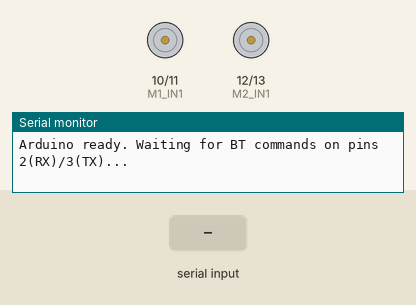
Recording of a sketch running on a simulated Arduino Uno, built with avr-gcc and run on an emulated ATmega328P. Parts: motor-driver pin pairs drawn as motors (green arrow = first pin HIGH = forward, orange = second pin HIGH = backward, longer = more drive), the last lines printed to the serial monitor. The inputs (shaded band) are chosen by the test bench.

Above: at 1.3 s.
1.4 s: "f\n" received over Serial
At 2.6 s:
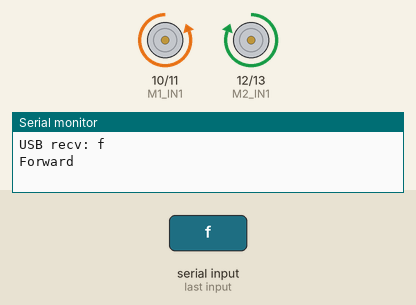
2.9 s: "b\n" received over the second serial link
At 3.9 s:
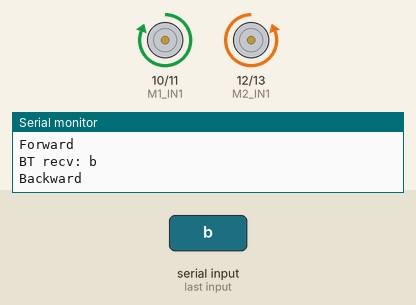
4.4 s: "r\n" received over Serial
At 5.0 s:
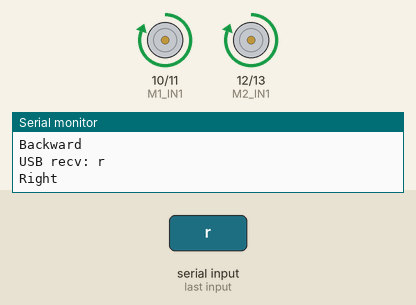
5.9 s: "l\n" received over the second serial link
At 7.1 s:
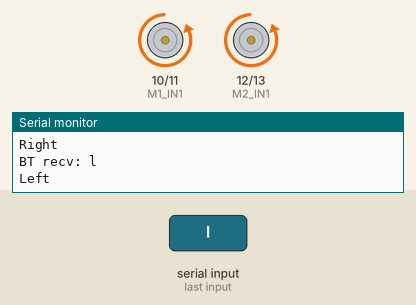
7.4 s: "b\n" received over Serial
At 8.5 s:
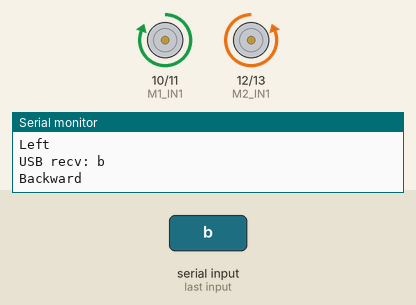
8.9 s: "f\n" received over the second serial link
At 9.6 s:
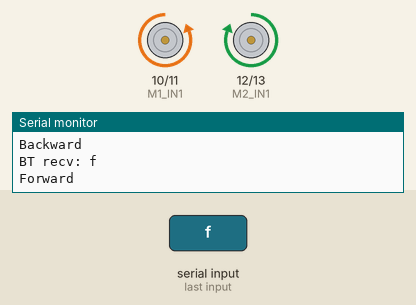
Timing chart, 0 to 11.4 s (numbered marks = the images above; inputs shaded):
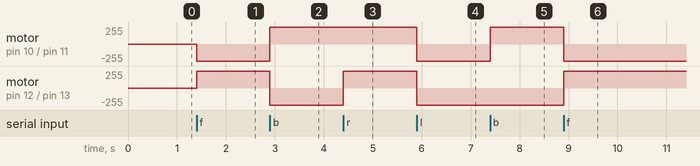

Measured:
- after the input at 1.4 s, motor on pin 10 (M1_IN1) / pin 11 (M1_IN2): stopped → backward 255/255 at once; motor on pin 12 (M2_IN1) / pin 13 (M2_IN2): stopped → forward 255/255 at once
- after the input at 2.9 s, motor on pin 10 (M1_IN1) / pin 11 (M1_IN2): backward 255/255 → forward 255/255 at once; motor on pin 12 (M2_IN1) / pin 13 (M2_IN2): forward 255/255 → backward 255/255 at once
- after the input at 4.4 s, motor on pin 12 (M2_IN1) / pin 13 (M2_IN2): backward 255/255 → forward 255/255 at once
- after the input at 5.9 s, motor on pin 10 (M1_IN1) / pin 11 (M1_IN2), motor on pin 12 (M2_IN1) / pin 13 (M2_IN2): forward 255/255 → backward 255/255 at once
- after the input at 7.4 s, motor on pin 10 (M1_IN1) / pin 11 (M1_IN2): backward 255/255 → forward 255/255 at once
- after the input at 8.9 s, motor on pin 10 (M1_IN1) / pin 11 (M1_IN2): forward 255/255 → backward 255/255 at once; motor on pin 12 (M2_IN1) / pin 13 (M2_IN2): backward 255/255 → forward 255/255 at once

The sketch:

gesture_controlled_car.ino
```cpp
#include <SoftwareSerial.h>

// Motor pins
const uint8_t M1_IN1 = 10;
const uint8_t M1_IN2 = 11;
const uint8_t M2_IN1 = 12;
const uint8_t M2_IN2 = 13;

// SoftwareSerial for HC-05/HC-06
// SoftwareSerial(rxPin, txPin)
SoftwareSerial BT(2, 3); // Arduino pin2 = RX (connect to BT TX), pin3 = TX (connect to BT RX)

char dataChar = '\0';

void setup() {
  // Hardware serial for debugging
  Serial.begin(9600);

  // Bluetooth serial (must match module's baud rate)
  BT.begin(9600);
  delay(100);

  // Motor pins as outputs
  pinMode(M1_IN1, OUTPUT);
  pinMode(M1_IN2, OUTPUT);
  pinMode(M2_IN1, OUTPUT);
  pinMode(M2_IN2, OUTPUT);

  // Start stopped
  stopRobot();

  Serial.println("Arduino ready. Waiting for BT commands on pins 2(RX)/3(TX)...");
}

void moveRobot(char motion) {
  switch (motion) {

    case 'f': // forward
      digitalWrite(M1_IN1, LOW);
      digitalWrite(M1_IN2, HIGH);
      digitalWrite(M2_IN1, HIGH);
      digitalWrite(M2_IN2, LOW);
      Serial.println("Forward");
      break;

    case 'b': // backward
      digitalWrite(M1_IN1, HIGH);
      digitalWrite(M1_IN2, LOW);
      digitalWrite(M2_IN1, LOW);
      digitalWrite(M2_IN2, HIGH);
      Serial.println("Backward");
      break;

    case 'r': // right
      digitalWrite(M1_IN1, HIGH);
      digitalWrite(M1_IN2, LOW);
      digitalWrite(M2_IN1, HIGH);
      digitalWrite(M2_IN2, LOW);
      Serial.println("Right");
      break;

    case 'l': // left
      digitalWrite(M1_IN1, LOW);
      digitalWrite(M1_IN2, HIGH);
      digitalWrite(M2_IN1, LOW);
      digitalWrite(M2_IN2, HIGH);
      Serial.println("Left");
      break;

    case 's': // stop
    default:
      stopRobot();
      Serial.println("Stop/Unknown");
      break;
  }
}

void stopRobot() {
  digitalWrite(M1_IN1, LOW);
  digitalWrite(M1_IN2, LOW);
  digitalWrite(M2_IN1, LOW);
  digitalWrite(M2_IN2, LOW);
}

void loop() {

  // Prefer reading from Bluetooth serial
  if (BT.available()) {
    dataChar = (char)BT.read();

    // Ignore CR/LF
    if (dataChar != '\r' && dataChar != '\n') {
      Serial.print("BT recv: ");
      Serial.println(dataChar);
      moveRobot(dataChar);
    }
    delay(50); // small delay for stability
  }

  // Optional: allow commands from USB Serial Monitor
  if (Serial.available()) {
    char c = (char)Serial.read();
    if (c != '\r' && c != '\n') {
      Serial.print("USB recv: ");
      Serial.println(c);
      moveRobot(c);
      delay(50);
    }
  }
}
```
